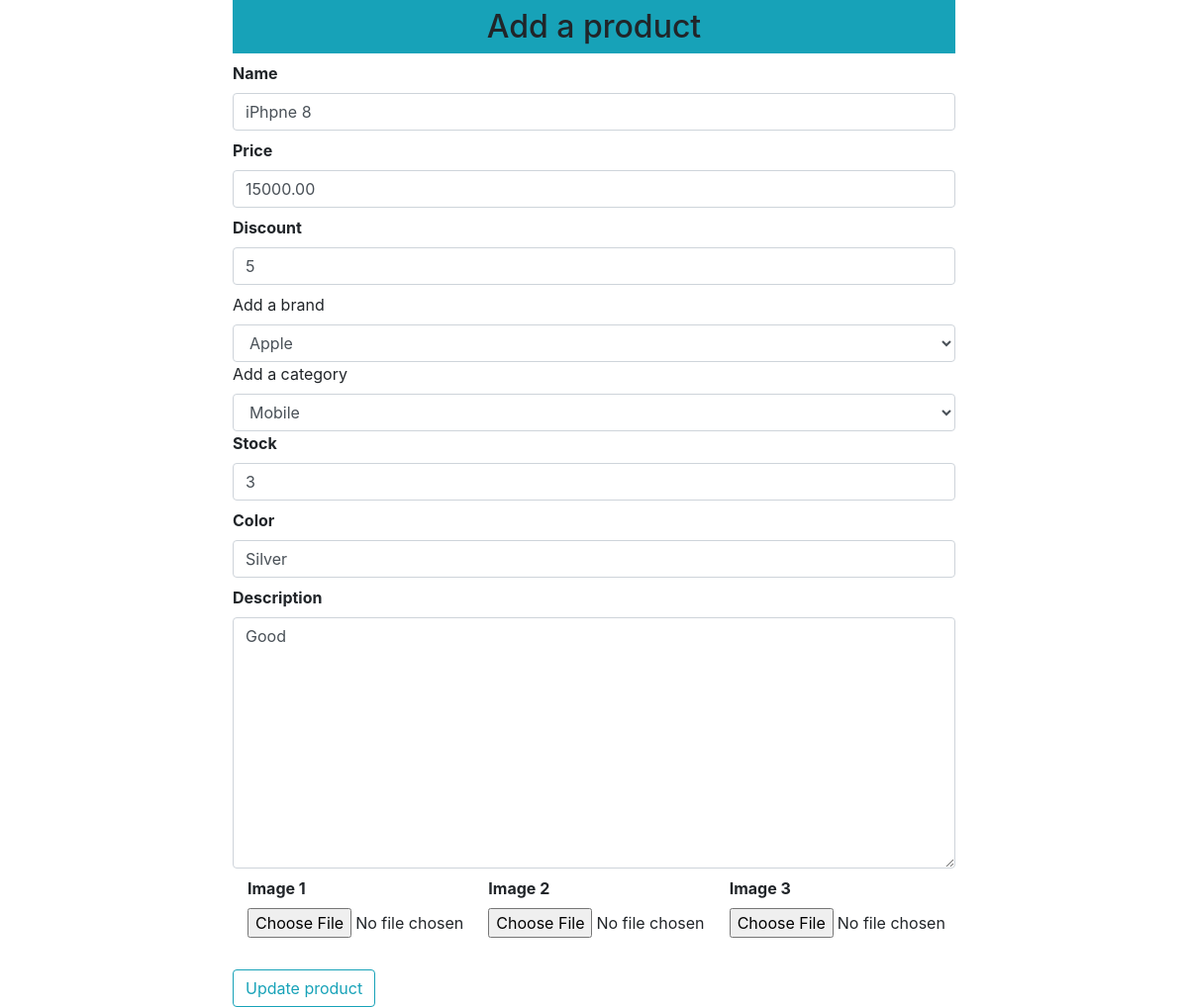
Page /updateproduct/1 on the committed database.
### shop/products/models.py (models this page shows, shortened)
class Addproduct(db.Model):
    id = db.Column(db.Integer, primary_key=True)
    name = db.Column(db.String(80), nullable=False)
    price = db.Column(db.Numeric(10, 2), nullable=False)
    discount = db.Column(db.Integer, default=0)
    stock = db.Column(db.Integer, nullable=False)
    color = db.Column(db.Text, nullable=False)
    description = db.Column(db.Text, nullable=False)
    pub_date = db.Column(db.DateTime, nullable=False, default=datetime.utcnow)
    category_id = db.Column(db.Integer, db.ForeignKey('category.id'), nullable=False)
    category = db.relationship('Category', backref=db.backref('categories', lazy=True))
    brand_id = db.Column(db.Integer, db.ForeignKey('brand.id'), nullable=False)
    brand = db.relationship('Brand', backref=db.backref('brands', lazy=True))
    image_1 = db.Column(db.String(150), nullable=False, default='image1.jpg')
    image_2 = db.Column(db.String(150), nullable=False, default='image2.jpg')
    image_3 = db.Column(db.String(150), nullable=False, default='image3.jpg')

class Brand(db.Model):
    id = db.Column(db.Integer, primary_key=True)
    name = db.Column(db.String(30), nullable=False, unique=True)

class Category(db.Model):
    id = db.Column(db.Integer, primary_key=True)
    name = db.Column(db.String(30), nullable=False, unique=True)

### shop/products/routes.py (the view, shortened to what this page needs)
@app.route('/updateproduct/<int:id>', methods=['GET','POST'])
def updateproduct(id):
    brands = Brand.query.all()
    categories = Category.query.all()
    product = Addproduct.query.get_or_404(id)
    form = Addproducts(request.form)
    brand = request.form.get('brand')
    category = request.form.get('category')
    form.name.data = product.name
    form.price.data = product.price
    form.discount.data = product.discount
    form.stock.data = product.stock
    form.color.data = product.color
    form.description.data = product.description
    return render_template('products/updateproduct.html', form=form, title='Update Product', product=product,
                           brands=brands, categories=categories)

### shop/products/forms.py
class Addproducts(Form):
    name = StringField('Name', [validators.DataRequired()])
    price = FloatField('Price', [validators.DataRequired()])
    discount = IntegerField('Discount', default=0)
    stock = IntegerField('Stock', [validators.DataRequired()])
    color = StringField('Color', [validators.DataRequired()])
    description = TextAreaField('Description', [validators.DataRequired()])
    image_1 = FileField('Image 1', validators=[FileAllowed(['jpg','png','gif','jpeg'])])
    image_2 = FileField('Image 2', validators=[FileAllowed(['jpg','png','gif','jpeg'])])
    image_3 = FileField('Image 3', validators=[FileAllowed(['jpg','png','gif','jpeg'])])

### shop/templates/products/updateproduct.html (shortened to what this page needs)
{% extends "layout.html" %}
{% block content %}
    <div class="container">
        <div class="row">
            <div class="col-md-2"></div>
            <div class="col-md-8">
                <h2 class="text-center bg-info p-2">Add a product</h2>
                {% from '_formhelpers.html' import render_field %}
                <form action="" method="POST" enctype="multipart/form-data">
                    {{ render_field(form.name, class="form-control", placeholder="Add product name") }}
                    {{ render_field(form.price, class="form-control", placeholder="Add product price") }}
                    {{ render_field(form.discount, class="form-control", placeholder="Add product discount") }}
                    <label for="brand">Add a brand</label>
                    <select name="brand" id="brand" class="form-control" required>
                        <option value="product.brand_id">{{product.brand.name}}</option>
                    </select>
                    <label for="category">Add a category</label>
                    <select name="category" id="category" class="form-control" required>
                        <option value="{{product.category_id}}">{{product.category.name}}</option>
                    </select>
                    {{ render_field(form.stock, class="form-control", placeholder="Add product stock") }}
                    {{ render_field(form.color, class="form-control", placeholder="Add product color") }}
                    {{ render_field(form.description, class="form-control", placeholder="Add product description", rows="10") }}
                    <div class="container">
                        <div class="row">
                            <div class="col-md-4">{{ render_field(form.image_1) }}</div>
                            <div class="col-md-4">{{ render_field(form.image_2) }}</div>
                            <div class="col-md-4">{{ render_field(form.image_3) }}</div>
                        </div>
                    </div>
                    <button type="submit" class="btn btn-outline-info mt-4">Update product</button>
                </form>
            </div>
            <div class="col-md-2"></div>
        </div>
    </div>
{% endblock content %}

### shop/templates/_formhelpers.html (shortened to what this page needs)
{% macro render_field(field) %}
    <dt>{{ field.label }}
    <dd>{{ field(**kwargs)|safe }}
    </dd>
{% endmacro %}

### rows in the picture
Addproduct: name "iPhpne 8", price "15000.00", discount "5", stock "3", color "Silver", description "Good"
Brand: brand "Apple"
Category: category "Mobile"

### other values in the picture
{{ field.label }} "Name Price Discount Stock Color Description Image 1 Image 2 Image 3"
